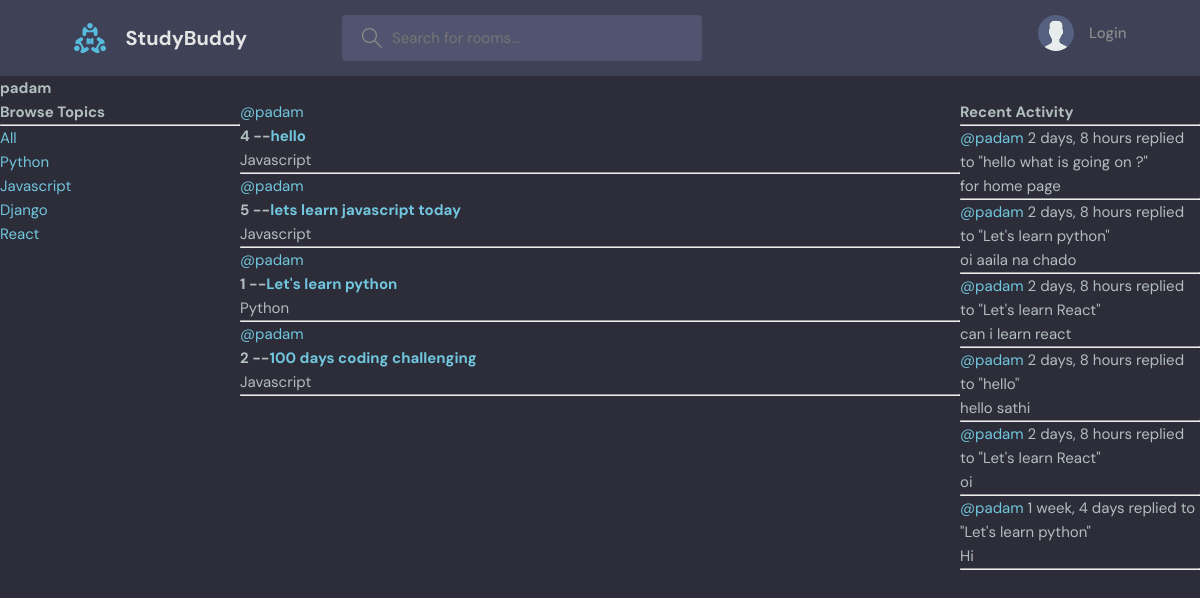
The app's page /userProfile/1/ with its own data.
### base/models.py (models this page shows, shortened)
class Topic(models.Model):
    name = models.CharField(max_length=200)

class Room(models.Model):
    host = models.ForeignKey(User,on_delete = models.SET_NULL,null = True)
    topic = models.ForeignKey(Topic,on_delete = models.SET_NULL,null = True)
    name = models.CharField(max_length=200)
    description = models.TextField(null= True,blank = True) #null= true or black= true -- means it cannot be null and black
    participants = models.ManyToManyField(User,related_name='participants' ,blank=True)
    updated = models.DateTimeField(auto_now = True)#it take timestamp everytime whenever updated
    created = models.DateTimeField(auto_now_add = True) #it takes timestapm at the beginning only
    class Meta:
        ordering = ['-updated','-created'] # (-) will make the ordering of lettest item at beginning
    def __str__(self):
        return self.name

class Message(models.Model):
    user = models.ForeignKey(User,on_delete = models.CASCADE)
    room = models.ForeignKey(Room,on_delete=models.CASCADE) #0n_delete= models.CASCADE =>means all the child messages will be deleted
    body= models.TextField()
    updated = models.DateField(auto_now = True)
    created = models.DateTimeField(auto_now_add = True)
    class Meta:
        ordering = ['-updated','-created']
    def __str__(self):
        return self.body[0:50]

### base/views.py (the view)
# urls.py: path('userProfile/<str:pk>/',views.userProfile,name="userProfile"),
def userProfile(request,pk):
    user = User.objects.get(id=pk)
    rooms = user.room_set.all()
    room_message = user.message_set.all()
    topic = Topic.objects.all()
    context = {
        'user':user,
        'rooms':rooms,
        'room_message':room_message,
        'topic':topic
    }
    return render(request,'base/profile.html',context)

### base/templates/base/profile.html (shortened to what this page needs)
{% extends 'main.html' %}
{% block content %}
<h1>{{user.username}}</h1>
<div class="profile-container">
    <div>
        {% include 'base/topics_components.html' %}
    </div>
    <div>
        {% include 'base/feed_components.html' %}
    </div>
    <div>
        {% include 'base/activity_components.html' %}
    </div>
</div>
{% endblock content %}

### base/templates/base/topics_components.html
<h3>Browse Topics</h3>
        <hr>
        <div>
            <a href="{% url 'home' %}">All</a>
        </div>
        {% for topics in topic %}
        <div>
            <a href="{% url 'home' %}?q={{topics.name}}">{{topics.name}}</a>
        </div>
        {% endfor %}

### base/templates/base/feed_components.html (shortened to what this page needs)
{% for i in rooms %}
<div>
    <a href="{% url 'userProfile' i.host.id %}">@{{i.host.username}}</a>
   <h4>{{i.id}} --<a href="{%  url 'room' i.id %}"> {{i.name}}</a></h4>
    <small>{{i.topic.name}}</small>
   <hr>
</div>
{% endfor %}

### base/templates/base/activity_components.html (shortened to what this page needs)
<h3>Recent Activity</h3>
<hr>
{% for message in room_message %}
<div>
    <small><a href=" {% url 'userProfile' message.user.id %}">@{{message.user}}</a> {{message.created|timesince}}</small>
    <small>replied to "{{message.room}}"</small>
    <p>{{message}}</p>
    <hr>
</div>
{% endfor %}

### static/style/style.css (style rules this page uses)
:root { --color-main: #71c6dd; --color-main-light: #e1f6fb; --color-dark: #3f4156; --color-dark-medium: #51546e; --color-dark-light: #696d97; --color-light: #e5e5e5; --color-gray: #8b8b8b; --color-light-gray: #b2bdbd; --color-bg: #2d2d39; --color-success: #5dd693; --color-error: #fc4b0b; }
* { font-family: "DM Sans", -apple-system, BlinkMacSystemFont, "Segoe UI", Roboto, Oxygen, Ubuntu, Cantarell, "Open Sans", "Helvetica Neue", sans-serif; margin: 0; padding: 0; box-sizing: border-box; text-rendering: optimizeLegibility; font-size: inherit; }
html { font-size: 56.25%; }
@media only screen and (min-width: 1200px) { html { font-size: 62.5%; } }
body { line-height: 1.6; font-weight: 400; font-size: 1.5rem; color: var(--color-light-gray); background-color: var(--color-bg); min-height: 100vh; }
a { display: inline-block; color: var(--color-main); text-decoration: none; }

### base/templates/base/profile.html (style rules this page uses)
.profile-container { display: grid; grid-template-columns: 1fr 3fr 1fr; }

### records on screen
Topic: name "Python"
Topic: name "Javascript"
Topic: name "Django"
Topic: name "React"
Room: host.username "padam", id "4", name "hello", topic.name "Javascript"
Room: host.username "padam", id "5", name "lets learn javascript today", topic.name "Javascript"
Room: host.username "padam", id "1", name "Let's learn python", topic.name "Python"
Room: host.username "padam", id "2", name "100 days coding challenging", topic.name "Javascript"
Message: user "padam", created "2 days, 8 hours", room "hello what is going on ?", body "for home page"
Message: user "padam", created "2 days, 8 hours", room "Let's learn python", body "oi aaila na chado"
Message: user "padam", created "2 days, 8 hours", room "Let's learn React", body "can i learn react"
Message: user "padam", created "2 days, 8 hours", room "hello", body "hello sathi"
Message: user "padam", created "2 days, 8 hours", room "Let's learn React", body "oi"
Message: user "padam", created "1 week, 4 days", room "Let's learn python", body "Hi"

### other values on screen
{{ user.username }} "padam"
